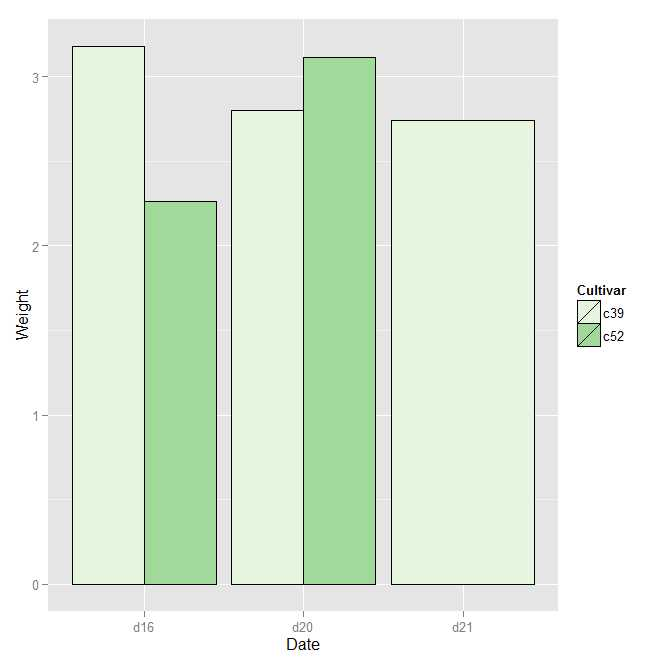

Here is the R script that generated this plot:
library(gcookbook)
ce <- cabbage_exp[1:5,]
ce
ggplot(ce,aes(x=Date,y=Weight,fill=Cultivar))+geom_bar(position="dodge",stat="identity",colour="black")+scale_fill_brewer(palette="Pastell")
